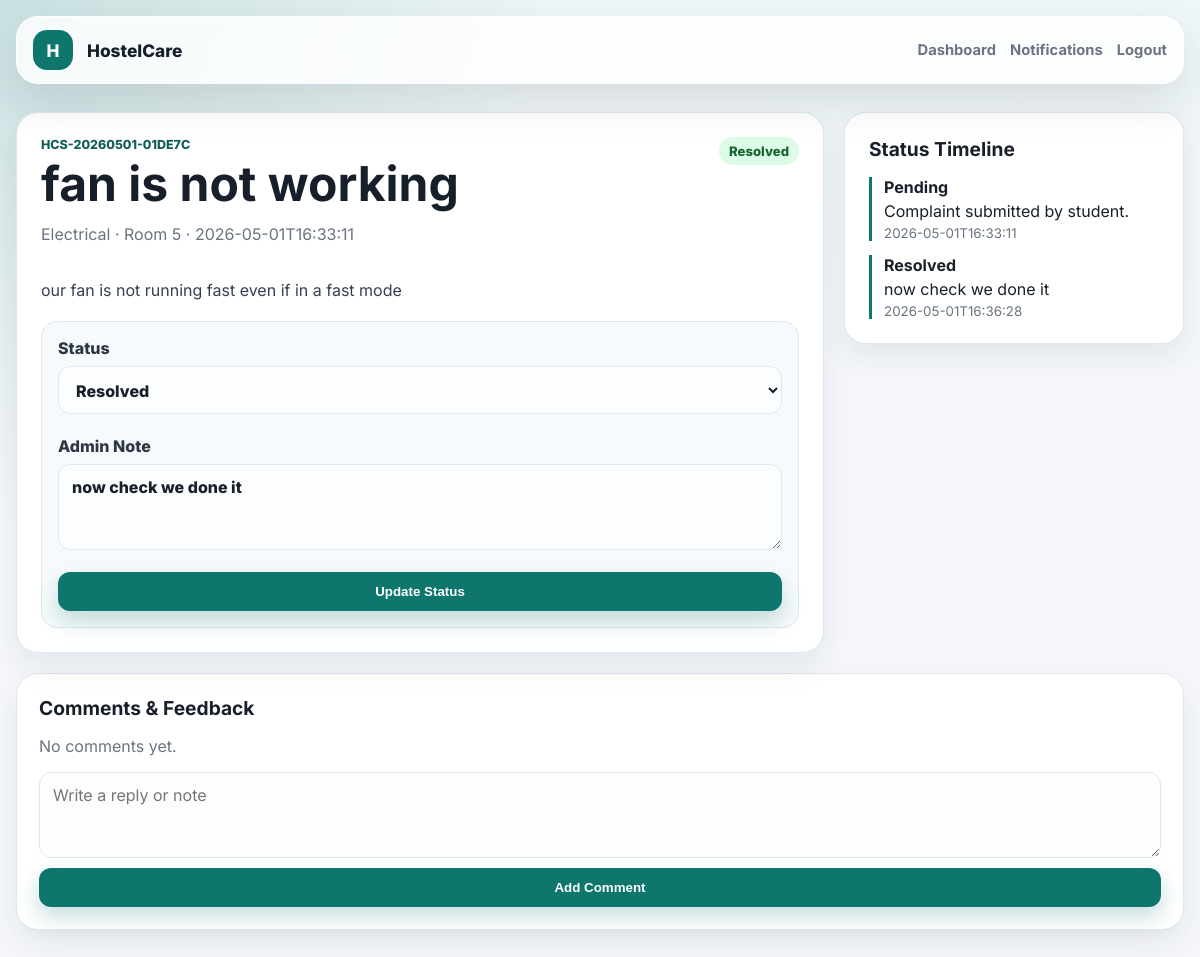
The page /complaints/HCS-20260501-01DE7C (signed in) on the database its author committed.
### tables this page shows
CREATE TABLE complaints (
            id INTEGER PRIMARY KEY AUTOINCREMENT,
            complaint_code TEXT UNIQUE NOT NULL,
            student_id INTEGER NOT NULL,
            room TEXT NOT NULL,
            category TEXT NOT NULL,
            priority TEXT NOT NULL,
            title TEXT NOT NULL,
            description TEXT NOT NULL,
            image_filename TEXT,
            status TEXT NOT NULL DEFAULT 'Pending',
            admin_note TEXT,
            rating INTEGER,
            rating_comment TEXT,
            created_at TEXT NOT NULL,
            updated_at TEXT NOT NULL,
            FOREIGN KEY(student_id) REFERENCES users(id)
        );

CREATE TABLE status_history (
            id INTEGER PRIMARY KEY AUTOINCREMENT,
            complaint_id INTEGER NOT NULL,
            status TEXT NOT NULL,
            note TEXT,
            created_at TEXT NOT NULL,
            FOREIGN KEY(complaint_id) REFERENCES complaints(id)
        );

### app.py (the view, shortened to what this page needs)
@app.route("/complaints/<complaint_code>", methods=["GET", "POST"])
@login_required()
def complaint_detail(complaint_code):
    user = current_user()
    complaint = query_one(
        """
        SELECT complaints.*, users.name AS student_name, users.email AS student_email
        FROM complaints
        JOIN users ON users.id = complaints.student_id
        WHERE complaint_code = ?
        """,
        (complaint_code,),
    )
    if not complaint:
        flash("Complaint not found.", "danger")
        return redirect(url_for("dashboard"))
    if user["role"] == "student" and complaint["student_id"] != user["id"]:
        flash("You can only view your own complaints.", "danger")
        return redirect(url_for("student_dashboard"))
    comments = query_all(
        """
        SELECT comments.*, users.name, users.role
        FROM comments
        JOIN users ON users.id = comments.user_id
        WHERE complaint_id = ?
        ORDER BY comments.created_at ASC
        """,
        (complaint["id"],),
    )
    history = query_all(
        "SELECT * FROM status_history WHERE complaint_id = ? ORDER BY created_at ASC",
        (complaint["id"],),
    )
    return render_template("complaint_detail.html", complaint=complaint, comments=comments, history=history)

### app.py (called while the page is built)
def get_db():
    if "db" not in g:
        g.db = sqlite3.connect(DATABASE)
        g.db.row_factory = sqlite3.Row
    return g.db

def query_one(sql, params=()):
    return get_db().execute(sql, params).fetchone()

def query_all(sql, params=()):
    return get_db().execute(sql, params).fetchall()

def current_user():
    if "user_id" not in session:
        return None
    return query_one("SELECT * FROM users WHERE id = ?", (session["user_id"],))

def login_required(role=None):
    def decorator(view):
        @wraps(view)
        def wrapped(*args, **kwargs):
            user = current_user()
            if not user:
                flash("Please login first.", "warning")
                return redirect(url_for("login"))
            if role and user["role"] != role:
                flash("You do not have access to that page.", "danger")
                return redirect(url_for("dashboard"))
            return view(*args, **kwargs)
        return wrapped
    return decorator

@app.context_processor
def inject_user():
    user = current_user()
    unread = 0
    if user:
        unread = query_one(
            "SELECT COUNT(*) AS count FROM notifications WHERE user_id = ? AND is_read = 0",
            (user["id"],),
        )["count"]
    return {"current_user": user, "unread_notifications": unread}

### templates/complaint_detail.html (shortened to what this page needs)
{% extends "base.html" %}
{% block content %}
<section class="detail-layout">
  <article class="detail-main">
    <div class="detail-head">
      <div>
        <p class="eyebrow">{{ complaint.complaint_code }}</p>
        <h1>{{ complaint.title }}</h1>
        <p class="muted">{{ complaint.category }} · Room {{ complaint.room }} · {{ complaint.created_at }}</p>
      </div>
      <span class="status {{ complaint.status|replace(' ', '-')|lower }}">{{ complaint.status }}</span>
    </div>
    <p class="description">{{ complaint.description }}</p>
    {% if current_user.role == 'admin' %}
      <form class="inline-panel" method="post">
        <label>Status
          <select name="status">
            {% for item in ['Pending','In Progress','Resolved'] %}
              <option value="{{ item }}" {% if complaint.status == item %}selected{% endif %}>{{ item }}</option>
            {% endfor %}
          </select>
        </label>
        <label>Admin Note<textarea name="admin_note" rows="3">{{ complaint.admin_note or '' }}</textarea></label>
        <button class="button" type="submit">Update Status</button>
      </form>
    {% endif %}
  </article>
  <aside class="side-panel">
    <h2>Status Timeline</h2>
    <div class="timeline">
      {% for item in history %}
        <div><strong>{{ item.status }}</strong><span>{{ item.note }}</span><small>{{ item.created_at }}</small></div>
      {% endfor %}
    </div>
  </aside>
</section>
<section class="comments">
  <h2>Comments & Feedback</h2>
  {% for comment in comments %}
    <div class="comment">
      <strong>{{ comment.name }} <span>{{ comment.role }}</span></strong>
      <p>{{ comment.message }}</p>
      <small>{{ comment.created_at }}</small>
    </div>
  {% else %}
    <p class="empty">No comments yet.</p>
  {% endfor %}
  <form class="comment-form" method="post">
    <textarea name="message" rows="3" required placeholder="Write a reply or note"></textarea>
    <button class="button" type="submit">Add Comment</button>
  </form>
</section>
{% endblock %}

### templates/base.html (shortened to what this page needs)
<!doctype html>
<html lang="en">
<head>
  <link rel="stylesheet" href="{{ url_for('static', filename='style.css') }}">
</head>
<body>
  <nav class="topbar">
    <a class="brand" href="{{ url_for('dashboard') if current_user else url_for('home') }}">
      <span class="brand-mark">H</span>
      <span>HostelCare</span>
    </a>
    <div class="navlinks">
      {% if current_user %}
        <a href="{{ url_for('dashboard') }}">Dashboard</a>
        <a href="{{ url_for('notifications') }}">Notifications{% if unread_notifications %}<span class="pill">{{ unread_notifications }}</span>{% endif %}</a>
        <a href="{{ url_for('logout') }}">Logout</a>
      {% else %}
        <a href="{{ url_for('login') }}">Login</a>
        <a class="button small" href="{{ url_for('signup') }}">Student Signup</a>
      {% endif %}
    </div>
  </nav>
  <main>
    {% block content %}{% endblock %}
  </main>
</body>
</html>

### static/style.css (style rules this page uses)
:root { --ink: #17202a; --muted: #6a7482; --line: #dfe7ef; --bg: #f5f7fb; --panel: #ffffff; --primary: #0f766e; --primary-dark: #115e59; --accent: #f59e0b; --danger: #dc2626; --success: #16a34a; --shadow: 0 18px 45px rgba(22, 32, 42, 0.12); }
* { box-sizing: border-box; }
body { margin: 0; font-family: Inter, system-ui, -apple-system, BlinkMacSystemFont, "Segoe UI", sans-serif; color: var(--ink); background: radial-gradient(circle at top left, rgba(15, 118, 110, 0.16), transparent 34rem), linear-gradient(180deg, #eef6f7 0%, var(--bg) 38%); min-height: 100vh; }
a { color: inherit; text-decoration: none; }
main { width: min(1180px, calc(100% - 32px)); margin: 0 auto; padding: 28px 0 56px; }
.topbar { width: min(1180px, calc(100% - 32px)); margin: 16px auto 0; min-height: 68px; display: flex; align-items: center; justify-content: space-between; gap: 18px; padding: 12px 16px; background: rgba(255, 255, 255, 0.82); border: 1px solid rgba(255, 255, 255, 0.9); box-shadow: var(--shadow); backdrop-filter: blur(18px); border-radius: 22px; }
.brand, .navlinks, .hero-actions, .page-head, .detail-head { display: flex; align-items: center; gap: 14px; }
.brand { font-weight: 800; font-size: 1.08rem; }
.brand-mark { width: 40px; height: 40px; border-radius: 14px; display: grid; place-items: center; background: var(--primary); color: white; }
.navlinks { flex-wrap: wrap; justify-content: flex-end; color: var(--muted); font-weight: 700; font-size: 0.92rem; }
.button { border: 0; border-radius: 12px; padding: 12px 18px; background: var(--primary); color: white; font-weight: 800; cursor: pointer; box-shadow: 0 10px 22px rgba(15, 118, 110, 0.24); }
.eyebrow { color: var(--primary-dark); font-weight: 800; text-transform: uppercase; letter-spacing: 0; font-size: 0.78rem; margin: 0 0 8px; }
h1 { margin: 0; font-size: clamp(2.1rem, 5vw, 4.8rem); line-height: 1; letter-spacing: 0; }
h2 { margin: 0 0 16px; font-size: 1.2rem; }
.metric-card, .features article, .stat, .table-shell, .form-card, .detail-main, .side-panel, .comments { background: var(--panel); border: 1px solid var(--line); box-shadow: 0 14px 30px rgba(22, 32, 42, 0.08); }
.metric-card span, .stat span, small, .muted, .hint { color: var(--muted); }
label { display: grid; gap: 8px; font-weight: 800; color: #2d3642; margin-bottom: 14px; }
input, select, textarea { width: 100%; border: 1px solid var(--line); border-radius: 12px; padding: 12px 13px; font: inherit; background: #fbfdff; color: var(--ink); }
textarea { resize: vertical; }
.table-shell, .comments { border-radius: 22px; padding: 22px; }
.priority, .status { padding: 6px 10px; border-radius: 999px; font-size: 0.82rem; font-weight: 800; white-space: nowrap; }
.status.resolved { background: #dcfce7; color: #166534; }
.empty { color: var(--muted); }
.detail-layout { display: grid; grid-template-columns: minmax(0, 1fr) 340px; gap: 20px; align-items: start; }
.detail-main, .side-panel { border-radius: 22px; padding: 24px; }
.detail-head { justify-content: space-between; align-items: flex-start; }
.detail-head h1 { font-size: clamp(1.8rem, 4vw, 3rem); }
.description { color: #344052; line-height: 1.8; }
.inline-panel { display: grid; gap: 8px; padding: 16px; border-radius: 16px; background: #f7fafc; border: 1px solid var(--line); margin-top: 16px; }
.timeline { display: grid; gap: 14px; }
.timeline div { border-left: 3px solid var(--primary); padding-left: 12px; display: grid; gap: 4px; }
.comments { margin-top: 20px; }
.comment-form { display: grid; gap: 10px; margin-top: 14px; }

### rows shown on the page
complaints: complaint_code "HCS-20260501-01DE7C", title "fan is not working", category "Electrical", room "5", created_at "2026-05-01T16:33:11", status "Resolved", description "our fan is not running fast even if in a fast mode", admin_note "now check we done it"
status_history: status "Pending", note "Complaint submitted by student.", created_at "2026-05-01T16:33:11"
status_history: status "Resolved", note "now check we done it", created_at "2026-05-01T16:36:28"
